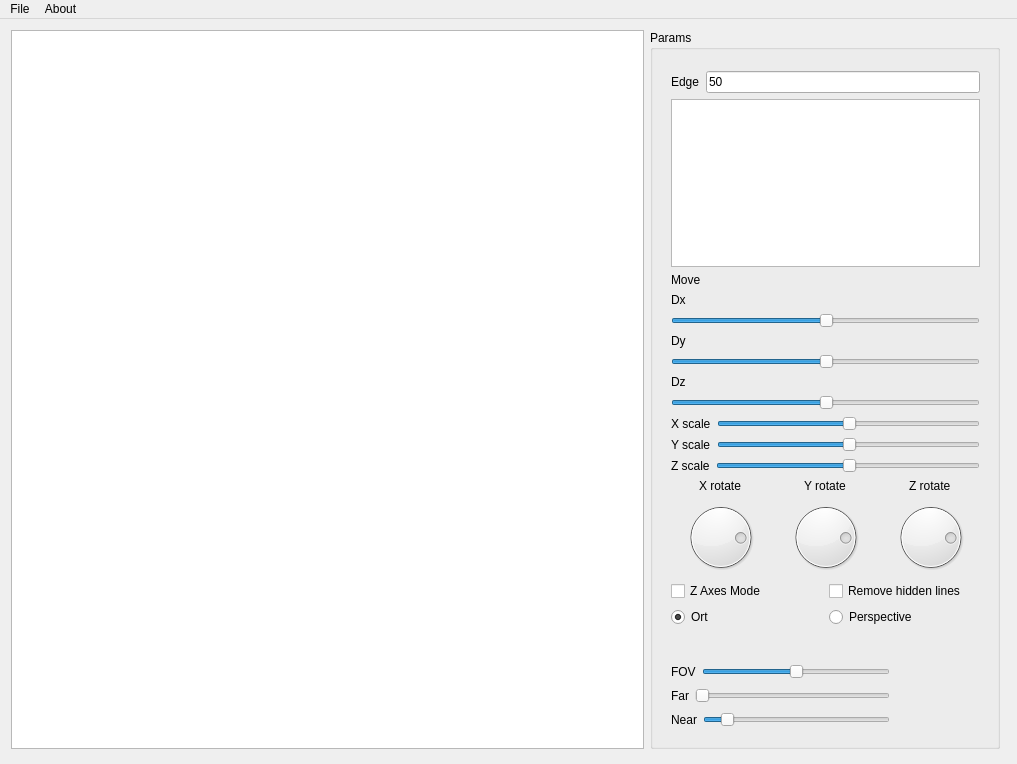
<?xml version="1.0" encoding="UTF-8"?>
<ui version="4.0">
 <class>MainWindow</class>
 <widget class="QMainWindow" name="MainWindow">
  <property name="geometry">
   <rect>
    <x>0</x>
    <y>0</y>
    <width>1017</width>
    <height>764</height>
   </rect>
  </property>
  <property name="windowTitle">
   <string>MainWindow</string>
  </property>
  <widget class="QWidget" name="centralWidget">
   <widget class="QWidget" name="layoutWidget">
    <property name="geometry">
     <rect>
      <x>0</x>
      <y>0</y>
      <width>1011</width>
      <height>741</height>
     </rect>
    </property>
    <layout class="QGridLayout" name="gridLayout">
     <item row="0" column="1">
      <widget class="QGroupBox" name="groupBox">
       <property name="sizePolicy">
        <sizepolicy hsizetype="Minimum" vsizetype="Expanding">
         <horstretch>0</horstretch>
         <verstretch>0</verstretch>
        </sizepolicy>
       </property>
       <property name="minimumSize">
        <size>
         <width>350</width>
         <height>0</height>
        </size>
       </property>
       <property name="title">
        <string>Params</string>
       </property>
       <widget class="QWidget" name="layoutWidget">
        <property name="geometry">
         <rect>
          <x>10</x>
          <y>30</y>
          <width>331</width>
          <height>578</height>
         </rect>
        </property>
        <layout class="QVBoxLayout" name="verticalLayout">
         <item>
          <layout class="QHBoxLayout" name="horizontalLayout_8">
           <item>
            <widget class="QLabel" name="label_5">
             <property name="text">
              <string>Edge</string>
             </property>
            </widget>
           </item>
           <item>
            <widget class="QLineEdit" name="rInput">
             <property name="text">
              <string>50</string>
             </property>
            </widget>
           </item>
          </layout>
         </item>
         <item>
          <widget class="QListWidget" name="listWidget"/>
         </item>
         <item>
          <layout class="QVBoxLayout" name="moveLayout">
           <item>
            <widget class="QLabel" name="label_6">
             <property name="text">
              <string>Move</string>
             </property>
            </widget>
           </item>
           <item>
            <widget class="QLabel" name="label_16">
             <property name="text">
              <string>Dx</string>
             </property>
            </widget>
           </item>
           <item>
            <widget class="QSlider" name="dxInp">
             <property name="value">
              <number>50</number>
             </property>
             <property name="sliderPosition">
              <number>50</number>
             </property>
             <property name="orientation">
              <enum>Qt::Horizontal</enum>
             </property>
            </widget>
           </item>
           <item>
            <widget class="QLabel" name="label_17">
             <property name="text">
              <string>Dy</string>
             </property>
            </widget>
           </item>
           <item>
            <widget class="QSlider" name="dyInp">
             <property name="value">
              <number>50</number>
             </property>
             <property name="sliderPosition">
              <number>50</number>
             </property>
             <property name="orientation">
              <enum>Qt::Horizontal</enum>
             </property>
            </widget>
           </item>
           <item>
            <widget class="QLabel" name="label_18">
             <property name="text">
              <string>Dz</string>
             </property>
            </widget>
           </item>
           <item>
            <widget class="QSlider" name="dzInp">
             <property name="value">
              <number>50</number>
             </property>
             <property name="sliderPosition">
              <number>50</number>
             </property>
             <property name="orientation">
              <enum>Qt::Horizontal</enum>
             </property>
            </widget>
           </item>
           <item>
            <layout class="QHBoxLayout" name="horizontalLayout_3"/>
           </item>
          </layout>
         </item>
         <item>
          <layout class="QVBoxLayout" name="scaleLayout">
           <item>
            <layout class="QHBoxLayout" name="horizontalLayout_4">
             <item>
              <widget class="QLabel" name="label_10">
               <property name="text">
                <string>X scale</string>
               </property>
              </widget>
             </item>
             <item>
              <widget class="QSlider" name="xScaleInput">
               <property name="value">
                <number>50</number>
               </property>
               <property name="sliderPosition">
                <number>50</number>
               </property>
               <property name="orientation">
                <enum>Qt::Horizontal</enum>
               </property>
              </widget>
             </item>
            </layout>
           </item>
           <item>
            <layout class="QHBoxLayout" name="horizontalLayout_5">
             <item>
              <widget class="QLabel" name="label_11">
               <property name="text">
                <string>Y scale</string>
               </property>
              </widget>
             </item>
             <item>
              <widget class="QSlider" name="yScaleInput">
               <property name="value">
                <number>50</number>
               </property>
               <property name="orientation">
                <enum>Qt::Horizontal</enum>
               </property>
              </widget>
             </item>
            </layout>
           </item>
           <item>
            <layout class="QHBoxLayout" name="horizontalLayout_6">
             <item>
              <widget class="QLabel" name="label_12">
               <property name="text">
                <string>Z scale</string>
               </property>
              </widget>
             </item>
             <item>
              <widget class="QSlider" name="zScaleInput">
               <property name="value">
                <number>50</number>
               </property>
               <property name="orientation">
                <enum>Qt::Horizontal</enum>
               </property>
              </widget>
             </item>
            </layout>
           </item>
          </layout>
         </item>
         <item>
          <layout class="QHBoxLayout" name="rotateLayout">
           <item>
            <layout class="QVBoxLayout" name="xrotateLayout">
             <item alignment="Qt::AlignHCenter">
              <widget class="QLabel" name="label_13">
               <property name="text">
                <string>X rotate</string>
               </property>
              </widget>
             </item>
             <item>
              <widget class="QDial" name="xRotateInput">
               <property name="sliderPosition">
                <number>80</number>
               </property>
              </widget>
             </item>
            </layout>
           </item>
           <item>
            <layout class="QVBoxLayout" name="yrotateLayout">
             <item alignment="Qt::AlignHCenter">
              <widget class="QLabel" name="label_14">
               <property name="text">
                <string>Y rotate</string>
               </property>
              </widget>
             </item>
             <item>
              <widget class="QDial" name="yRotateInput">
               <property name="sliderPosition">
                <number>80</number>
               </property>
              </widget>
             </item>
            </layout>
           </item>
           <item>
            <layout class="QVBoxLayout" name="zrotateLayout">
             <item alignment="Qt::AlignHCenter">
              <widget class="QLabel" name="label_15">
               <property name="text">
                <string>Z rotate</string>
               </property>
              </widget>
             </item>
             <item>
              <widget class="QDial" name="zRotateInput">
               <property name="sliderPosition">
                <number>80</number>
               </property>
              </widget>
             </item>
            </layout>
           </item>
          </layout>
         </item>
         <item>
          <layout class="QHBoxLayout" name="horizontalLayout_7">
           <item>
            <widget class="QCheckBox" name="checkBox">
             <property name="text">
              <string>Z Axes Mode</string>
             </property>
            </widget>
           </item>
           <item>
            <widget class="QCheckBox" name="removeLinesCheckBox">
             <property name="text">
              <string>Remove hidden lines</string>
             </property>
            </widget>
           </item>
          </layout>
         </item>
         <item>
          <layout class="QHBoxLayout" name="horizontalLayout_2">
           <item>
            <widget class="QRadioButton" name="ortRadioBtn">
             <property name="text">
              <string>Ort</string>
             </property>
             <property name="checked">
              <bool>true</bool>
             </property>
             <attribute name="buttonGroup">
              <string notr="true">buttonGroup</string>
             </attribute>
            </widget>
           </item>
           <item>
            <widget class="QRadioButton" name="perRadioBtn">
             <property name="text">
              <string>Perspective</string>
             </property>
             <attribute name="buttonGroup">
              <string notr="true">buttonGroup</string>
             </attribute>
            </widget>
           </item>
          </layout>
         </item>
        </layout>
       </widget>
       <widget class="QWidget" name="layoutWidget">
        <property name="geometry">
         <rect>
          <x>10</x>
          <y>620</y>
          <width>241</width>
          <height>94</height>
         </rect>
        </property>
        <layout class="QVBoxLayout" name="verticalLayout_2">
         <item>
          <layout class="QHBoxLayout" name="horizontalLayout">
           <item>
            <widget class="QLabel" name="label">
             <property name="text">
              <string>FOV</string>
             </property>
            </widget>
           </item>
           <item>
            <widget class="QSlider" name="fovInp">
             <property name="value">
              <number>50</number>
             </property>
             <property name="orientation">
              <enum>Qt::Horizontal</enum>
             </property>
            </widget>
           </item>
          </layout>
         </item>
         <item>
          <layout class="QHBoxLayout" name="horizontalLayout_9">
           <item>
            <widget class="QLabel" name="label_2">
             <property name="text">
              <string>Far</string>
             </property>
            </widget>
           </item>
           <item>
            <widget class="QSlider" name="farInp">
             <property name="value">
              <number>0</number>
             </property>
             <property name="orientation">
              <enum>Qt::Horizontal</enum>
             </property>
            </widget>
           </item>
          </layout>
         </item>
         <item>
          <layout class="QHBoxLayout" name="horizontalLayout_10">
           <item>
            <widget class="QLabel" name="label_3">
             <property name="text">
              <string>Near</string>
             </property>
            </widget>
           </item>
           <item>
            <widget class="QSlider" name="nearInp">
             <property name="value">
              <number>10</number>
             </property>
             <property name="orientation">
              <enum>Qt::Horizontal</enum>
             </property>
            </widget>
           </item>
          </layout>
         </item>
        </layout>
       </widget>
      </widget>
     </item>
     <item row="0" column="0">
      <widget class="QGraphicsView" name="graphicsView">
       <property name="sizePolicy">
        <sizepolicy hsizetype="Expanding" vsizetype="Expanding">
         <horstretch>0</horstretch>
         <verstretch>0</verstretch>
        </sizepolicy>
       </property>
       <property name="minimumSize">
        <size>
         <width>0</width>
         <height>0</height>
        </size>
       </property>
       <property name="baseSize">
        <size>
         <width>0</width>
         <height>0</height>
        </size>
       </property>
      </widget>
     </item>
    </layout>
   </widget>
  </widget>
  <widget class="QMenuBar" name="menuBar">
   <property name="geometry">
    <rect>
     <x>0</x>
     <y>0</y>
     <width>1017</width>
     <height>22</height>
    </rect>
   </property>
   <widget class="QMenu" name="menuProgram">
    <property name="title">
     <string>About</string>
    </property>
    <addaction name="actionAbout"/>
   </widget>
   <widget class="QMenu" name="menuFile">
    <property name="title">
     <string>File</string>
    </property>
    <addaction name="actionOpen"/>
    <addaction name="actionSave"/>
   </widget>
   <addaction name="menuFile"/>
   <addaction name="menuProgram"/>
  </widget>
  <action name="actionAbout">
   <property name="checkable">
    <bool>true</bool>
   </property>
   <property name="text">
    <string>&amp;About</string>
   </property>
  </action>
  <action name="actionOpen">
   <property name="text">
    <string>Open</string>
   </property>
  </action>
  <action name="actionSave">
   <property name="text">
    <string>Save</string>
   </property>
  </action>
 </widget>
 <layoutdefault spacing="6" margin="11"/>
 <resources/>
 <connections/>
 <buttongroups>
  <buttongroup name="buttonGroup"/>
 </buttongroups>
</ui>
